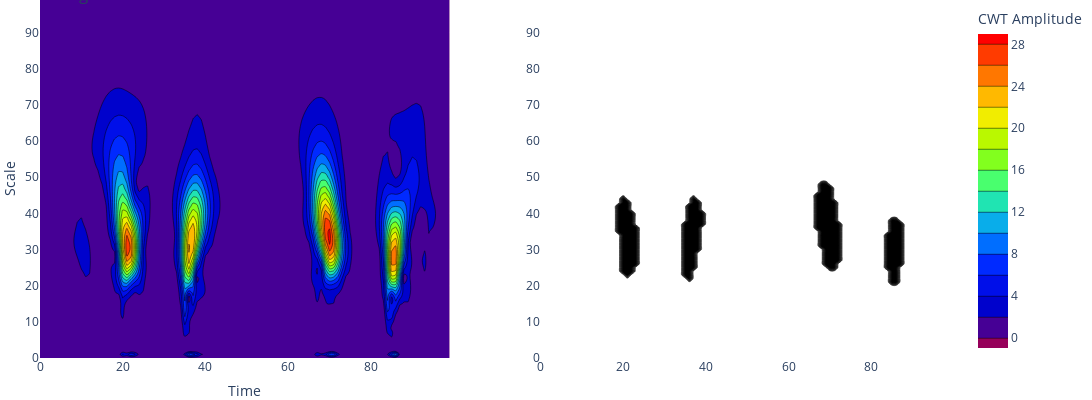

Notebook cell for this chart:
### Markdown cell above
### Thresholding Contour

### Code cell
th_coef = 0.5  
max_cwt = np.max(cwt_magnitude)
min_cwt = np.min(cwt_magnitude)
th_mag = min_cwt + th_coef * max_cwt
cwt_thresholded = np.where(cwt_magnitude > th_mag, 1, 0)
fig = make_subplots(rows=1, cols=2, subplot_titles=["Original CWT", "Thresholded CWT"])
fig.add_trace(go.Contour(x=np.arange(col), y=np.arange(row), z=cwt_magnitude, colorscale="Rainbow", colorbar=dict(title="CWT Amplitude")), row=1, col=1)
fig.add_trace(go.Contour(x=np.arange(col), y=np.arange(row), z=cwt_thresholded, colorscale="Greys", showscale=False), row=1, col=2)
fig.update_layout(width=1200, height=400, margin=dict(l=0, r=0, b=0, t=0), xaxis_title="Time", yaxis_title="Scale", title="Original and Thresholded CWT Contour")
fig.show()

### Figure 1 — Plotly figure (JSON) as saved in the notebook; plotly's stock layout.template omitted (floating-point values rounded to 4 significant figures; data arrays with more than 128 entries replaced by an {"elided": "..."} marker saying what was removed)
{"data": [{"colorbar": {"title": {"text": "CWT Amplitude"}}, "colorscale": [[0, "rgb(150,0,90)"], [0.125, "rgb(0,0,200)"], [0.25, "rgb(0,25,255)"], [0.375, "rgb(0,152,255)"], [0.5, "rgb(44,255,150)"], [0.625, "rgb(151,255,0)"], [0.75, "rgb(255,234,0)"], [0.875, "rgb(255,111,0)"], [1, "rgb(255,0,0)"]], "type": "contour", "x": [0, 1, 2, 3, 4, 5, 6, 7, 8, 9, 10, 11, 12, 13, 14, 15, 16, 17, 18, 19, 20, 21, 22, 23, 24, 25, 26, 27, 28, 29, 30, 31, 32, 33, 34, 35, 36, 37, 38, 39, 40, 41, 42, 43, 44, 45, 46, 47, 48, 49, 50, 51, 52, 53, 54, 55, 56, 57, 58, 59, 60, 61, 62, 63, 64, 65, 66, 67, 68, 69, 70, 71, 72, 73, 74, 75, 76, 77, 78, 79, 80, 81, 82, 83, 84, 85, 86, 87, 88, 89, 90, 91, 92, 93, 94, 95, 96, 97, 98, 99], "xaxis": "x", "y": [0, 1, 2, 3, 4, 5, 6, 7, 8, 9, 10, 11, 12, 13, 14, 15, 16, 17, 18, 19, 20, 21, 22, 23, 24, 25, 26, 27, 28, 29, 30, 31, 32, 33, 34, 35, 36, 37, 38, 39, 40, 41, 42, 43, 44, 45, 46, 47, 48, 49, 50, 51, 52, 53, 54, 55, 56, 57, 58, 59, 60, 61, 62, 63, 64, 65, 66, 67, 68, 69, 70, 71, 72, 73, 74, 75, 76, 77, 78, 79, 80, 81, 82, 83, 84, 85, 86, 87, 88, 89, 90, 91, 92, 93, 94, 95, 96, 97, 98, 99], "yaxis": "y", "z": {"elided": "100x100 float values"}}, {"colorscale": [[0, "rgb(255,255,255)"], [0.125, "rgb(240,240,240)"], [0.25, "rgb(217,217,217)"], [0.375, "rgb(189,189,189)"], [0.5, "rgb(150,150,150)"], [0.625, "rgb(115,115,115)"], [0.75, "rgb(82,82,82)"], [0.875, "rgb(37,37,37)"], [1, "rgb(0,0,0)"]], "showscale": false, "type": "contour", "x": [0, 1, 2, 3, 4, 5, 6, 7, 8, 9, 10, 11, 12, 13, 14, 15, 16, 17, 18, 19, 20, 21, 22, 23, 24, 25, 26, 27, 28, 29, 30, 31, 32, 33, 34, 35, 36, 37, 38, 39, 40, 41, 42, 43, 44, 45, 46, 47, 48, 49, 50, 51, 52, 53, 54, 55, 56, 57, 58, 59, 60, 61, 62, 63, 64, 65, 66, 67, 68, 69, 70, 71, 72, 73, 74, 75, 76, 77, 78, 79, 80, 81, 82, 83, 84, 85, 86, 87, 88, 89, 90, 91, 92, 93, 94, 95, 96, 97, 98, 99], "xaxis": "x2", "y": [0, 1, 2, 3, 4, 5, 6, 7, 8, 9, 10, 11, 12, 13, 14, 15, 16, 17, 18, 19, 20, 21, 22, 23, 24, 25, 26, 27, 28, 29, 30, 31, 32, 33, 34, 35, 36, 37, 38, 39, 40, 41, 42, 43, 44, 45, 46, 47, 48, 49, 50, 51, 52, 53, 54, 55, 56, 57, 58, 59, 60, 61, 62, 63, 64, 65, 66, 67, 68, 69, 70, 71, 72, 73, 74, 75, 76, 77, 78, 79, 80, 81, 82, 83, 84, 85, 86, 87, 88, 89, 90, 91, 92, 93, 94, 95, 96, 97, 98, 99], "yaxis": "y2", "z": {"elided": "100x100 int values"}}], "layout": {"annotations": [{"font": {"size": 16}, "showarrow": false, "text": "Original CWT", "x": 0.225, "xanchor": "center", "xref": "paper", "y": 1, "yanchor": "bottom", "yref": "paper"}, {"font": {"size": 16}, "showarrow": false, "text": "Thresholded CWT", "x": 0.775, "xanchor": "center", "xref": "paper", "y": 1, "yanchor": "bottom", "yref": "paper"}], "height": 400, "margin": {"b": 0, "l": 0, "r": 0, "t": 0}, "title": {"text": "Original and Thresholded CWT Contour"}, "width": 1200, "xaxis": {"anchor": "y", "domain": [0, 0.45], "title": {"text": "Time"}}, "xaxis2": {"anchor": "y2", "domain": [0.55, 1]}, "yaxis": {"anchor": "x", "domain": [0, 1], "title": {"text": "Scale"}}, "yaxis2": {"anchor": "x2", "domain": [0, 1]}}}
